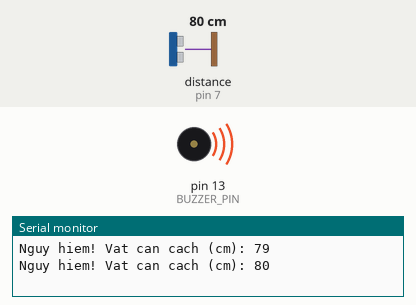
Recording of a program running on a simulated Arduino Uno, built with avr-gcc and run on an emulated ATmega328P. On the bench: buzzer (waves = sounding, pin HIGH), the last lines printed to the serial monitor. Wiring (inferred from the names in the program): ultrasonic range finder: trigger pin 8; echo pin 7. The inputs (shaded band) are chosen by the test bench; at power-on: distance to the obstacle (sensor on pin 7) 80 cm. The echo pulse lasts 58.3 µs per cm; pins used as bus, display or sensor lines are not drawn.

Above: at 1.7 s.
1.8 s: distance to the obstacle (sensor on pin 7) set to 123 cm
5.7 s: distance to the obstacle (sensor on pin 7) set to 132 cm
At 7.4 s:
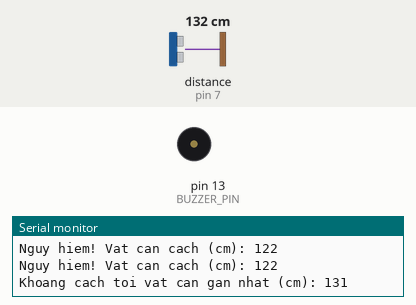
8.9 s: distance to the obstacle (sensor on pin 7) set to 120 cm
At 9.8 s:
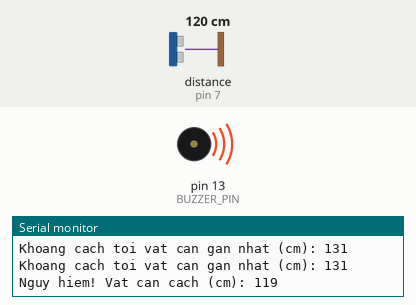
12.8 s: distance to the obstacle (sensor on pin 7) set to 250 cm
At 14.3 s:
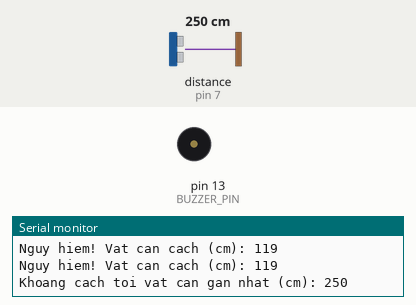
Timing chart, 0 to 15.8 s (numbered marks = the images above; inputs shaded):
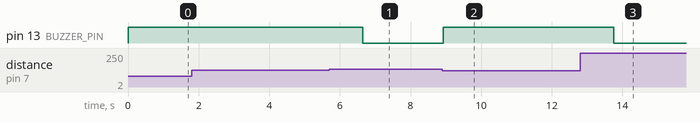

Measured:
- the behaviour switches between 126 and 127 cm on distance to the obstacle (sensor on pin 7) (found by bisection; images 0 and 1)
- after the input at 5.7 s, pin 13 (BUZZER_PIN): HIGH → LOW after 0.94 s
- after the input at 8.9 s, pin 13 (BUZZER_PIN): LOW → HIGH at once
- after the input at 12.8 s, pin 13 (BUZZER_PIN): HIGH → LOW after 0.95 s

The program:

main.cpp
```cpp
#include <Arduino.h>
#include "TimerOne.h"

#define TRIG_PIN 8 // Chân Trig nối với chân 8
#define ECHO_PIN 7 // Chân Echo nối với chân 7
#define BUZZER_PIN 13
#define TIME_OUT 50000 // Time_out của pulseIn là 5000 microsecond
#define TIMER_CYCLE 10

int duty = 64;
int distanceBuffer = 0;
int timeDelay = 750;
int warning = 0;

// Chương trình con tính khoảng cách
float getDistance()
{
  long duration, distanceCm;
  // Phát 1 xung 10uS từ chân Trig
  digitalWrite(TRIG_PIN, LOW);
  delayMicroseconds(2);
  digitalWrite(TRIG_PIN, HIGH);
  delayMicroseconds(10);
  digitalWrite(TRIG_PIN, LOW);
  // Thời gian tín hiệu phản hồi lại chân Echo
  duration = pulseIn(ECHO_PIN, HIGH, TIME_OUT);
  // Tính khoảng cách
  distanceCm = duration / 29.1 / 2;
  // trả lại giá trịnh tính được
  return distanceCm;
}

void setup()
{
  Serial.begin(9600);

  pinMode(TRIG_PIN, OUTPUT);
  pinMode(ECHO_PIN, INPUT);
  pinMode(BUZZER_PIN, OUTPUT); // Set buzzer - pin 9 as an output
}

void loop()
{
  // gọi chương trình con getDistance
  long distance = getDistance();

  if (distance > 0 && distance <= 125)
  {
    if (distance >= 100)
      timeDelay = 1200;
    else if (distance >= 75)
      timeDelay = 900;
    else if (distance >= 50)
      timeDelay = 600;
    else if (distance >= 25)
      timeDelay = 300;
    else
      timeDelay = 150;
    digitalWrite(BUZZER_PIN, HIGH);
    // Hiển thị khoảng cách đo được lên Serial Monitor
    Serial.print("Nguy hiem! Vat can cach (cm): ");
    Serial.println(distance);
    delay(timeDelay);
    digitalWrite(BUZZER_PIN, LOW);
  }
  else
  {
    if (distance <= 0)
      Serial.println("Echo time out !!"); // nếu thời gian phản hồi vượt quá Time_out của hàm pulseIn
    else
    {
      // Hiển thị khoảng cách đo được lên Serial Monitor
      Serial.print("Khoang cach toi vat can gan nhat (cm): ");
      Serial.println(distance);
    }
    digitalWrite(BUZZER_PIN, LOW);
    timeDelay = 750;
    delay(timeDelay);
  }
  // Chờ 1s và lặp lại cu kỳ trên
  // delay(1000);
  distanceBuffer = distance;
}
```
